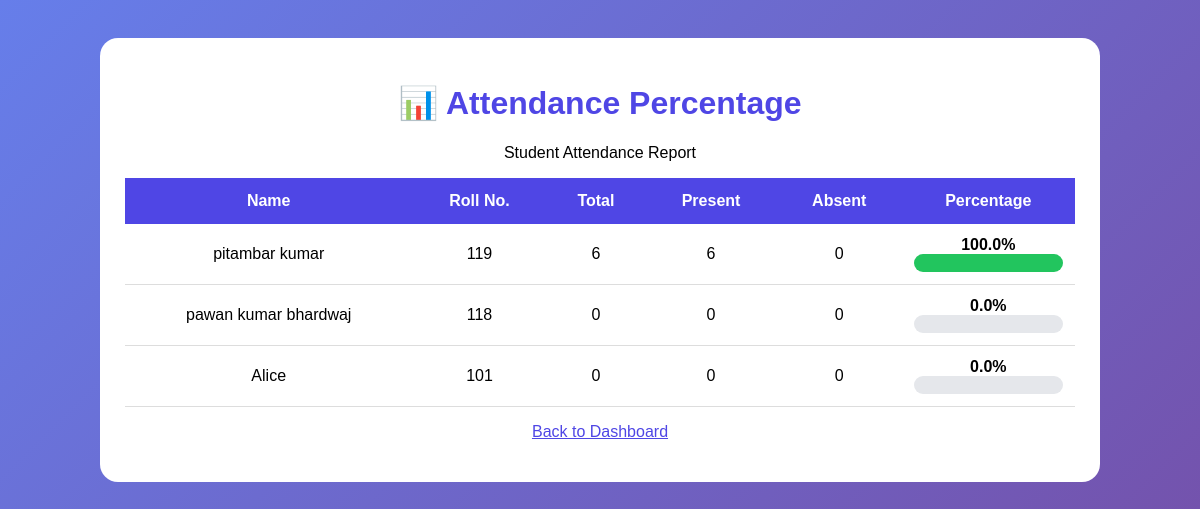
Screenshot of /attendance_percentage (signed in) with the database file from the repository.
### tables this page shows
CREATE TABLE students (
            id INTEGER PRIMARY KEY AUTOINCREMENT,
            name TEXT NOT NULL,
            roll INTEGER NOT NULL,
            marks INTEGER NOT NULL
        );

### app.py (the view)
@app.route('/attendance_percentage')
def attendance_percentage():
    if 'user_id' not in session:
        return redirect('/login')
    conn = get_db_connection()
    cursor = conn.cursor()
    cursor.execute('''
        SELECT
            students.name,
            students.roll,
            COUNT(attendance.id),
            SUM(CASE WHEN attendance.status = 'Present'
                THEN 1 ELSE 0 END),
            SUM(CASE WHEN attendance.status = 'Absent'
                THEN 1 ELSE 0 END)
        FROM students
        LEFT JOIN attendance
        ON students.id = attendance.student_id
        GROUP BY students.id
    ''')
    records = [tuple(row) for row in cursor.fetchall()]
    conn.close()
    return render_template('attendance_percentage.html', records=records)

### app.py (called while the page is built)
def get_db_connection():
    conn = sqlite3.connect(DB_PATH)
    conn.row_factory = sqlite3.Row
    return conn

### templates/attendance_percentage.html (shortened to what this page needs)
<!DOCTYPE html>
<html lang="en">
<head>
</head>
<body>
<div class="container">
    <h1>📊 Attendance Percentage</h1>
    <p>Student Attendance Report</p>
    <div style="overflow-x:auto;">
    <table>
        <tr>
            <th>Name</th>
            <th>Roll No.</th>
            <th>Total</th>
            <th>Present</th>
            <th>Absent</th>
            <th>Percentage</th>
        </tr>
        {% for record in records %}
        {% set total = record[2] %}
        {% set present = record[3] or 0 %}
        {% set absent = record[4] or 0 %}
        {% set percentage = (present / total * 100) if total > 0 else 0 %}
        <tr>
            <td>{{ record[0] }}</td>
            <td>{{ record[1] }}</td>
            <td>{{ total }}</td>
            <td>{{ present }}</td>
            <td>{{ absent }}</td>
            <td>
                <strong>{{ "%.1f"|format(percentage) }}%</strong>
                <div class="progress">
                    <div class="bar" style="width: {{ percentage }}%;"></div>
                </div>
            </td>
        </tr>
        {% endfor %}
    </table>
    </div>
    <p><a href="/dashboard">Back to Dashboard</a></p>
</div>
</body>
</html>

### templates/attendance_percentage.html (style rules this page uses)
body { font-family: Arial, sans-serif; background: linear-gradient(135deg, #667eea, #764ba2); min-height: 100vh; padding: 30px 15px; box-sizing: border-box; }
.container { max-width: 950px; margin: auto; padding: 25px; background: white; border-radius: 18px; text-align: center; }
h1 { color: #4f46e5; }
table { width: 100%; border-collapse: collapse; }
th { background: #4f46e5; color: white; padding: 14px; }
td { padding: 12px; border-bottom: 1px solid #ddd; }
.progress { background: #e5e7eb; border-radius: 20px; overflow: hidden; }
.bar { background: #22c55e; height: 18px; }
a { color: #4f46e5; }

### rows the page displays
students: name "pitambar kumar", roll "119", total "6", present "6", absent "0", percentage "100.0"
students: name "pawan kumar bhardwaj", roll "118", total "0", present "0", absent "0", percentage "0.0"
students: name "Alice", roll "101", total "0", present "0", absent "0", percentage "0.0"
